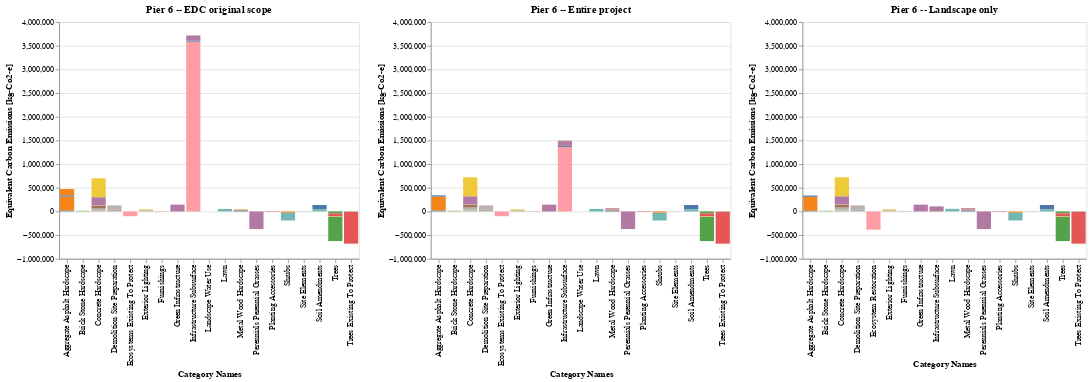

The notebook cell saved with this chart:
### Code cell
all_chart = (charts[0] | charts[1] | charts[2]).resolve_scale(y="shared").resolve_legend()
all_chart.show()

### Figure 1 — Vega-Lite specification as saved in the notebook (floating-point values rounded to 4 significant figures)
{"config": {"view": {"continuousWidth": 300, "continuousHeight": 300}}, "hconcat": [{"data": {"name": "data-85a9582e242a688df21bfc2e83b6c153"}, "mark": {"type": "bar"}, "encoding": {"color": {"field": "ELEMENT", "legend": null, "type": "nominal"}, "tooltip": {"field": "ELEMENT", "type": "nominal"}, "x": {"field": "CATEGORY", "title": "Category Names", "type": "nominal"}, "y": {"aggregate": "sum", "field": "VALUE", "title": "Equivalent Carbon Emissions [kg-Co2-e]", "type": "quantitative"}}, "title": "Pier 6 -- EDC original scope"}, {"data": {"name": "data-f2a07fec17ceeb18186ce2de51836af1"}, "mark": {"type": "bar"}, "encoding": {"color": {"field": "ELEMENT", "legend": null, "type": "nominal"}, "tooltip": {"field": "ELEMENT", "type": "nominal"}, "x": {"field": "CATEGORY", "title": "Category Names", "type": "nominal"}, "y": {"aggregate": "sum", "field": "VALUE", "title": "Equivalent Carbon Emissions [kg-Co2-e]", "type": "quantitative"}}, "title": "Pier 6 -- Entire project"}, {"data": {"name": "data-1a9c3181b8dec73fa213e1f522f99be2"}, "mark": {"type": "bar"}, "encoding": {"color": {"field": "ELEMENT", "legend": null, "type": "nominal"}, "tooltip": {"field": "ELEMENT", "type": "nominal"}, "x": {"field": "CATEGORY", "title": "Category Names", "type": "nominal"}, "y": {"aggregate": "sum", "field": "VALUE", "title": "Equivalent Carbon Emissions [kg-Co2-e]", "type": "quantitative"}}, "title": "Pier 6 -- Landscape only"}], "resolve": {"legend": {}, "scale": {"y": "shared"}}, "$schema": "https://vega.github.io/schema/vega-lite/v5.20.1.json", "datasets": {"data-85a9582e242a688df21bfc2e83b6c153": [{"SECTION": "Carbon Impact", "TYPE": "Embodied Carbon Emissions", "CATEGORY": "Aggregate Asphalt Hardscape", "ELEMENT": "Rip-rap (Armor Rock)", "VALUE": 298086, "UNIT": "kgCO₂e"}, {"SECTION": "Carbon Impact", "TYPE": "Embodied Carbon Emissions", "CATEGORY": "Aggregate Asphalt Hardscape", "ELEMENT": "Stabilized Crushed Stone Paving - 4\" (100mm) Depth", "VALUE": 15684, "UNIT": "kgCO₂e"}, {"SECTION": "Carbon Impact", "TYPE": "Embodied Carbon Emissions", "CATEGORY": "Aggregate Asphalt Hardscape", "ELEMENT": "Compacted Aggregate Base", "VALUE": 26084, "UNIT": "kgCO₂e"}, {"SECTION": "Carbon Impact", "TYPE": "Embodied Carbon Emissions", "CATEGORY": "Aggregate Asphalt Hardscape", "ELEMENT": "Asphalt Paving", "VALUE": 133262, "UNIT": "kgCO₂e"}, {"SECTION": "Carbon Impact", "TYPE": "Embodied Carbon Emissions", "CATEGORY": "Brick Stone Hardscape", "ELEMENT": "Stone Steps", "VALUE": 5061, "UNIT": "kgCO₂e"}, {"SECTION": "Carbon Impact", "TYPE": "Embodied Carbon Emissions", "CATEGORY": "Brick Stone Hardscape", "ELEMENT": "Stone Paving or Pavers", "VALUE": 8166, "UNIT": "kgCO₂e"}, {"SECTION": "Carbon Impact", "TYPE": "Embodied Carbon Emissions", "CATEGORY": "Concrete Hardscape", "ELEMENT": "Cast-in-Place Concrete Paving", "VALUE": 324784, "UNIT": "kgCO₂e"}, {"SECTION": "Carbon Impact", "TYPE": "Embodied Carbon Emissions", "CATEGORY": "Concrete Hardscape", "ELEMENT": "Precast Concrete Unit Pavers", "VALUE": 43546, "UNIT": "kgCO₂e"}, {"SECTION": "Carbon Impact", "TYPE": "Embodied Carbon Emissions", "CATEGORY": "Concrete Hardscape", "ELEMENT": "Cast-in-Place Concrete Paving", "VALUE": 78609, "UNIT": "kgCO₂e"}, {"SECTION": "Carbon Impact", "TYPE": "Embodied Carbon Emissions", "CATEGORY": "Concrete Hardscape", "ELEMENT": "Welded Wire Mesh (Fabric) Reinforcement", "VALUE": 20359, "UNIT": "kgCO₂e"}, {"SECTION": "Carbon Impact", "TYPE": "Embodied Carbon Emissions", "CATEGORY": "Concrete Hardscape", "ELEMENT": "Cast-in-Place Concrete Wall", "VALUE": 3823, "UNIT": "kgCO₂e"}, {"SECTION": "Carbon Impact", "TYPE": "Embodied Carbon Emissions", "CATEGORY": "Concrete Hardscape", "ELEMENT": "Precast Concrete Stairs", "VALUE": 60525, "UNIT": "kgCO₂e"}, {"SECTION": "Carbon Impact", "TYPE": "Embodied Carbon Emissions", "CATEGORY": "Concrete Hardscape", "ELEMENT": "Cast-in-Place Concrete Spread Footing (Foundation)", "VALUE": 166264, "UNIT": "kgCO₂e"}, {"SECTION": "Carbon Impact", "TYPE": "Embodied Carbon Emissions", "CATEGORY": "Concrete Hardscape", "ELEMENT": "Cast-in-Place Concrete Wall", "VALUE": 4092, "UNIT": "kgCO₂e"}, {"SECTION": "Carbon Impact", "TYPE": "Embodied Carbon Emissions", "CATEGORY": "Demolition Site Preparation", "ELEMENT": "Concrete Paving or Slab Demolition", "VALUE": 8308, "UNIT": "kgCO₂e"}, {"SECTION": "Carbon Impact", "TYPE": "Embodied Carbon Emissions", "CATEGORY": "Demolition Site Preparation", "ELEMENT": "Clearing and Grubbing", "VALUE": 91285, "UNIT": "kgCO₂e"}, {"SECTION": "Carbon Impact", "TYPE": "Embodied Carbon Emissions", "CATEGORY": "Demolition Site Preparation", "ELEMENT": "Site Regrading", "VALUE": 17803, "UNIT": "kgCO₂e"}, {"SECTION": "Carbon Impact", "TYPE": "Embodied Carbon Emissions", "CATEGORY": "Demolition Site Preparation", "ELEMENT": "Removal of Site Soil (off-haul)", "VALUE": 8034, "UNIT": "kgCO₂e"}, {"SECTION": "Carbon Impact", "TYPE": "Embodied Carbon Emissions", "CATEGORY": "Demolition Site Preparation", "ELEMENT": "Trenching and Backfilling", "VALUE": 2225, "UNIT": "kgCO₂e"}, {"SECTION": "Carbon Impact", "TYPE": "Embodied Carbon Emissions", "CATEGORY": "Exterior Lighting", "ELEMENT": "Light Pole Luminaire", "VALUE": 25155, "UNIT": "kgCO₂e"}, {"SECTION": "Carbon Impact", "TYPE": "Embodied Carbon Emissions", "CATEGORY": "Exterior Lighting", "ELEMENT": "Galvanized Steel Light Pole", "VALUE": 18816, "UNIT": "kgCO₂e"}, {"SECTION": "Carbon Impact", "TYPE": "Embodied Carbon Emissions", "CATEGORY": "Furnishings", "ELEMENT": "STRIPES bench (semi-circle, closed)", "VALUE": 2222, "UNIT": "kgCO₂e"}, {"SECTION": "Carbon Impact", "TYPE": "Embodied Carbon Emissions", "CATEGORY": "Furnishings", "ELEMENT": "CITY litter bin (150L curved)", "VALUE": 2199, "UNIT": "kgCO₂e"}, {"SECTION": "Carbon Impact", "TYPE": "Embodied Carbon Emissions", "CATEGORY": "Furnishings", "ELEMENT": "BERG picnic table", "VALUE": 1648, "UNIT": "kgCO₂e"}, {"SECTION": "Carbon Impact", "TYPE": "Embodied Carbon Emissions", "CATEGORY": "Green Infrastructure", "ELEMENT": "Swale", "VALUE": 144227, "UNIT": "kgCO₂e"}, {"SECTION": "Carbon Impact", "TYPE": "Embodied Carbon Emissions", "CATEGORY": "Infrastructure Subsurface", "ELEMENT": "Sheet Pile", "VALUE": 3585625, "UNIT": "kgCO₂e"}, {"SECTION": "Carbon Impact", "TYPE": "Embodied Carbon Emissions", "CATEGORY": "Infrastructure Subsurface", "ELEMENT": "Silt Fence", "VALUE": 100, "UNIT": "kgCO₂e"}, {"SECTION": "Carbon Impact", "TYPE": "Embodied Carbon Emissions", "CATEGORY": "Infrastructure Subsurface", "ELEMENT": "Gravel", "VALUE": 99982, "UNIT": "kgCO₂e"}, {"SECTION": "Carbon Impact", "TYPE": "Embodied Carbon Emissions", "CATEGORY": "Infrastructure Subsurface", "ELEMENT": "Electrical Conduit", "VALUE": 11077, "UNIT": "kgCO₂e"}, {"SECTION": "Carbon Impact", "TYPE": "Embodied Carbon Emissions", "CATEGORY": "Infrastructure Subsurface", "ELEMENT": "Irrigation Lateral Line", "VALUE": 4788, "UNIT": "kgCO₂e"}, {"SECTION": "Carbon Impact", "TYPE": "Embodied Carbon Emissions", "CATEGORY": "Infrastructure Subsurface", "ELEMENT": "Catch Basin - Plastic", "VALUE": 1848, "UNIT": "kgCO₂e"}, {"SECTION": "Carbon Impact", "TYPE": "Embodied Carbon Emissions", "CATEGORY": "Infrastructure Subsurface", "ELEMENT": "Perforated Drain Pipe", "VALUE": 1257, "UNIT": "kgCO₂e"}, {"SECTION": "Carbon Impact", "TYPE": "Embodied Carbon Emissions", "CATEGORY": "Infrastructure Subsurface", "ELEMENT": "Electrical Transformer Vault", "VALUE": 157, "UNIT": "kgCO₂e"}, {"SECTION": "Carbon Impact", "TYPE": "Embodied Carbon Emissions", "CATEGORY": "Infrastructure Subsurface", "ELEMENT": "Irrigation Gate Valve", "VALUE": 247, "UNIT": "kgCO₂e"}, {"SECTION": "Carbon Impact", "TYPE": "Embodied Carbon Emissions", "CATEGORY": "Infrastructure Subsurface", "ELEMENT": "Maintenance Hole Cover", "VALUE": 0, "UNIT": "kgCO₂e"}, {"SECTION": "Carbon Impact", "TYPE": "Embodied Carbon Emissions", "CATEGORY": "Infrastructure Subsurface", "ELEMENT": "Maintenance Hole - 48\" Diameter", "VALUE": 19521, "UNIT": "kgCO₂e"}, {"SECTION": "Carbon Impact", "TYPE": "Embodied Carbon Emissions", "CATEGORY": "Infrastructure Subsurface", "ELEMENT": "Drainage Pipe - Typical", "VALUE": 290, "UNIT": "kgCO₂e"}, {"SECTION": "Carbon Impact", "TYPE": "Embodied Carbon Emissions", "CATEGORY": "Metal Wood Hardscape", "ELEMENT": "Steel Guardrail", "VALUE": 14345, "UNIT": "kgCO₂e"}, {"SECTION": "Carbon Impact", "TYPE": "Embodied Carbon Emissions", "CATEGORY": "Metal Wood Hardscape", "ELEMENT": "Steel Handrail", "VALUE": 1119, "UNIT": "kgCO₂e"}, {"SECTION": "Carbon Impact", "TYPE": "Embodied Carbon Emissions", "CATEGORY": "Metal Wood Hardscape", "ELEMENT": "Wood Post", "VALUE": 19032, "UNIT": "kgCO₂e"}, {"SECTION": "Carbon Impact", "TYPE": "Embodied Carbon Emissions", "CATEGORY": "Metal Wood Hardscape", "ELEMENT": "Steel Guardrail", "VALUE": 6735, "UNIT": "kgCO₂e"}, {"SECTION": "Carbon Impact", "TYPE": "Embodied Carbon Emissions", "CATEGORY": "Planting Accessories", "ELEMENT": "Metal Edge Restraint", "VALUE": 9130, "UNIT": "kgCO₂e"}, {"SECTION": "Carbon Impact", "TYPE": "Embodied Carbon Emissions", "CATEGORY": "Site Elements", "ELEMENT": "Stone Boulders", "VALUE": 4613, "UNIT": "kgCO₂e"}, {"SECTION": "Carbon Impact", "TYPE": "Embodied Carbon Emissions", "CATEGORY": "Soil Amendments", "ELEMENT": "Amended Planting Soil", "VALUE": 88228, "UNIT": "kgCO₂e"}, {"SECTION": "Carbon Impact", "TYPE": "Embodied Carbon Emissions", "CATEGORY": "Soil Amendments", "ELEMENT": "Biofiltration Soil 70-15-15", "VALUE": 48058, "UNIT": "kgCO₂e"}, {"SECTION": "Carbon Impact", "TYPE": "Biogenic (Sequestration + Emissions)", "CATEGORY": "Ecosystems Existing To Protect", "ELEMENT": "Temperate Continental Forest", "VALUE": -100145, "UNIT": "kgCO₂e"}, {"SECTION": "Carbon Impact", "TYPE": "Biogenic (Sequestration + Emissions)", "CATEGORY": "Lawn", "ELEMENT": "Moderate Management Lawn", "VALUE": 52754, "UNIT": "kgCO₂e"}, {"SECTION": "Carbon Impact", "TYPE": "Biogenic (Sequestration + Emissions)", "CATEGORY": "Perennials Perennial Grasses", "ELEMENT": "Perennials / Perennial Grasses", "VALUE": -297923, "UNIT": "kgCO₂e"}, {"SECTION": "Carbon Impact", "TYPE": "Biogenic (Sequestration + Emissions)", "CATEGORY": "Perennials Perennial Grasses", "ELEMENT": "Perennials / Perennial Grasses", "VALUE": -74328, "UNIT": "kgCO₂e"}, {"SECTION": "Carbon Impact", "TYPE": "Biogenic (Sequestration + Emissions)", "CATEGORY": "Shrubs", "ELEMENT": "Deciduous Large Shrub", "VALUE": -167760, "UNIT": "kgCO₂e"}, {"SECTION": "Carbon Impact", "TYPE": "Biogenic (Sequestration + Emissions)", "CATEGORY": "Shrubs", "ELEMENT": "Evergreen Large Shrub", "VALUE": -23340, "UNIT": "kgCO₂e"}, {"SECTION": "Carbon Impact", "TYPE": "Biogenic (Sequestration + Emissions)", "CATEGORY": "Trees", "ELEMENT": "Deciduous Large Tree", "VALUE": -423290, "UNIT": "kgCO₂e"}, {"SECTION": "Carbon Impact", "TYPE": "Biogenic (Sequestration + Emissions)", "CATEGORY": "Trees", "ELEMENT": "Deciduous Medium Tree", "VALUE": -10720, "UNIT": "kgCO₂e"}, {"SECTION": "Carbon Impact", "TYPE": "Biogenic (Sequestration + Emissions)", "CATEGORY": "Trees", "ELEMENT": "Evergreen Medium Tree", "VALUE": -41745, "UNIT": "kgCO₂e"}, {"SECTION": "Carbon Impact", "TYPE": "Biogenic (Sequestration + Emissions)", "CATEGORY": "Trees", "ELEMENT": "Deciduous Large Tree", "VALUE": -90998, "UNIT": "kgCO₂e"}, {"SECTION": "Carbon Impact", "TYPE": "Biogenic (Sequestration + Emissions)", "CATEGORY": "Trees", "ELEMENT": "Evergreen Large Tree", "VALUE": -59275, "UNIT": "kgCO₂e"}, {"SECTION": "Carbon Impact", "TYPE": "Biogenic (Sequestration + Emissions)", "CATEGORY": "Trees Existing To Protect", "ELEMENT": "Deciduous Large (~16-20yrs)", "VALUE": -675130, "UNIT": "kgCO₂e"}, {"SECTION": "Carbon Impact", "TYPE": "Biogenic (Sequestration + Emissions)", "CATEGORY": "Trees Existing To Protect", "ELEMENT": "Evergreen Medium (~11-15yrs)", "VALUE": -4820, "UNIT": "kgCO₂e"}, {"SECTION": "Carbon Impact", "TYPE": "Operational Emissions", "CATEGORY": "Landscape Water Use", "ELEMENT": "Moderate Water Use", "VALUE": 0, "UNIT": "kgCO₂e"}, {"SECTION": "Carbon Impact", "TYPE": "Operational Emissions", "CATEGORY": "Landscape Water Use", "ELEMENT": "Electric Trimmers / Edgers / Cutters", "VALUE": 0, "UNIT": "kgCO₂e"}, {"SECTION": "Carbon Impact", "TYPE": "Operational Emissions", "CATEGORY": "Landscape Water Use", "ELEMENT": "Organic Mulch Yearly Reapplication", "VALUE": 0, "UNIT": "kgCO₂e"}], "data-f2a07fec17ceeb18186ce2de51836af1": [{"SECTION": "Carbon Impact", "TYPE": "Embodied Carbon Emissions", "CATEGORY": "Aggregate Asphalt Hardscape", "ELEMENT": "Rip-rap (Armor Rock)", "VALUE": 298086, "UNIT": "kgCO₂e"}, {"SECTION": "Carbon Impact", "TYPE": "Embodied Carbon Emissions", "CATEGORY": "Aggregate Asphalt Hardscape", "ELEMENT": "Stabilized Crushed Stone Paving - 4\" (100mm) Depth", "VALUE": 15684, "UNIT": "kgCO₂e"}, {"SECTION": "Carbon Impact", "TYPE": "Embodied Carbon Emissions", "CATEGORY": "Aggregate Asphalt Hardscape", "ELEMENT": "Compacted Aggregate Base", "VALUE": 26084, "UNIT": "kgCO₂e"}, {"SECTION": "Carbon Impact", "TYPE": "Embodied Carbon Emissions", "CATEGORY": "Brick Stone Hardscape", "ELEMENT": "Stone Steps", "VALUE": 5061, "UNIT": "kgCO₂e"}, {"SECTION": "Carbon Impact", "TYPE": "Embodied Carbon Emissions", "CATEGORY": "Brick Stone Hardscape", "ELEMENT": "Stone Paving or Pavers", "VALUE": 8166, "UNIT": "kgCO₂e"}, {"SECTION": "Carbon Impact", "TYPE": "Embodied Carbon Emissions", "CATEGORY": "Concrete Hardscape", "ELEMENT": "Cast-in-Place Concrete Paving", "VALUE": 324784, "UNIT": "kgCO₂e"}, {"SECTION": "Carbon Impact", "TYPE": "Embodied Carbon Emissions", "CATEGORY": "Concrete Hardscape", "ELEMENT": "Precast Concrete Unit Pavers", "VALUE": 43546, "UNIT": "kgCO₂e"}, {"SECTION": "Carbon Impact", "TYPE": "Embodied Carbon Emissions", "CATEGORY": "Concrete Hardscape", "ELEMENT": "Cast-in-Place Concrete Paving", "VALUE": 78609, "UNIT": "kgCO₂e"}, {"SECTION": "Carbon Impact", "TYPE": "Embodied Carbon Emissions", "CATEGORY": "Concrete Hardscape", "ELEMENT": "Welded Wire Mesh (Fabric) Reinforcement", "VALUE": 20359, "UNIT": "kgCO₂e"}, {"SECTION": "Carbon Impact", "TYPE": "Embodied Carbon Emissions", "CATEGORY": "Concrete Hardscape", "ELEMENT": "Salvaged Concrete Paving", "VALUE": 3922, "UNIT": "kgCO₂e"}, {"SECTION": "Carbon Impact", "TYPE": "Embodied Carbon Emissions", "CATEGORY": "Concrete Hardscape", "ELEMENT": "Salvaged Concrete Steps", "VALUE": 1907, "UNIT": "kgCO₂e"}, {"SECTION": "Carbon Impact", "TYPE": "Embodied Carbon Emissions", "CATEGORY": "Concrete Hardscape", "ELEMENT": "Salvaged Concrete Wall", "VALUE": 3358, "UNIT": "kgCO₂e"}, {"SECTION": "Carbon Impact", "TYPE": "Embodied Carbon Emissions", "CATEGORY": "Concrete Hardscape", "ELEMENT": "Cast-in-Place Concrete Wall", "VALUE": 3823, "UNIT": "kgCO₂e"}, {"SECTION": "Carbon Impact", "TYPE": "Embodied Carbon Emissions", "CATEGORY": "Concrete Hardscape", "ELEMENT": "Salvaged Concrete Paving", "VALUE": 10148, "UNIT": "kgCO₂e"}, {"SECTION": "Carbon Impact", "TYPE": "Embodied Carbon Emissions", "CATEGORY": "Concrete Hardscape", "ELEMENT": "Precast Concrete Stairs", "VALUE": 60525, "UNIT": "kgCO₂e"}, {"SECTION": "Carbon Impact", "TYPE": "Embodied Carbon Emissions", "CATEGORY": "Concrete Hardscape", "ELEMENT": "Cast-in-Place Concrete Spread Footing (Foundation)", "VALUE": 166264, "UNIT": "kgCO₂e"}, {"SECTION": "Carbon Impact", "TYPE": "Embodied Carbon Emissions", "CATEGORY": "Concrete Hardscape", "ELEMENT": "Cast-in-Place Concrete Wall", "VALUE": 4092, "UNIT": "kgCO₂e"}, {"SECTION": "Carbon Impact", "TYPE": "Embodied Carbon Emissions", "CATEGORY": "Demolition Site Preparation", "ELEMENT": "Concrete Paving or Slab Demolition", "VALUE": 8308, "UNIT": "kgCO₂e"}, {"SECTION": "Carbon Impact", "TYPE": "Embodied Carbon Emissions", "CATEGORY": "Demolition Site Preparation", "ELEMENT": "Clearing and Grubbing", "VALUE": 91285, "UNIT": "kgCO₂e"}, {"SECTION": "Carbon Impact", "TYPE": "Embodied Carbon Emissions", "CATEGORY": "Demolition Site Preparation", "ELEMENT": "Site Regrading", "VALUE": 17803, "UNIT": "kgCO₂e"}, {"SECTION": "Carbon Impact", "TYPE": "Embodied Carbon Emissions", "CATEGORY": "Demolition Site Preparation", "ELEMENT": "Removal of Site Soil (off-haul)", "VALUE": 8034, "UNIT": "kgCO₂e"}, {"SECTION": "Carbon Impact", "TYPE": "Embodied Carbon Emissions", "CATEGORY": "Demolition Site Preparation", "ELEMENT": "Trenching and Backfilling", "VALUE": 2225, "UNIT": "kgCO₂e"}, {"SECTION": "Carbon Impact", "TYPE": "Embodied Carbon Emissions", "CATEGORY": "Exterior Lighting", "ELEMENT": "Light Pole Luminaire", "VALUE": 25155, "UNIT": "kgCO₂e"}, {"SECTION": "Carbon Impact", "TYPE": "Embodied Carbon Emissions", "CATEGORY": "Exterior Lighting", "ELEMENT": "Galvanized Steel Light Pole", "VALUE": 18816, "UNIT": "kgCO₂e"}, {"SECTION": "Carbon Impact", "TYPE": "Embodied Carbon Emissions", "CATEGORY": "Furnishings", "ELEMENT": "STRIPES bench (semi-circle, closed)", "VALUE": 2222, "UNIT": "kgCO₂e"}, {"SECTION": "Carbon Impact", "TYPE": "Embodied Carbon Emissions", "CATEGORY": "Furnishings", "ELEMENT": "CITY litter bin (150L curved)", "VALUE": 2199, "UNIT": "kgCO₂e"}, {"SECTION": "Carbon Impact", "TYPE": "Embodied Carbon Emissions", "CATEGORY": "Furnishings", "ELEMENT": "BERG picnic table", "VALUE": 1648, "UNIT": "kgCO₂e"}, {"SECTION": "Carbon Impact", "TYPE": "Embodied Carbon Emissions", "CATEGORY": "Green Infrastructure", "ELEMENT": "Swale", "VALUE": 144227, "UNIT": "kgCO₂e"}, {"SECTION": "Carbon Impact", "TYPE": "Embodied Carbon Emissions", "CATEGORY": "Infrastructure Subsurface", "ELEMENT": "Sheet Pile", "VALUE": 1360463, "UNIT": "kgCO₂e"}, {"SECTION": "Carbon Impact", "TYPE": "Embodied Carbon Emissions", "CATEGORY": "Infrastructure Subsurface", "ELEMENT": "Silt Fence", "VALUE": 100, "UNIT": "kgCO₂e"}, {"SECTION": "Carbon Impact", "TYPE": "Embodied Carbon Emissions", "CATEGORY": "Infrastructure Subsurface", "ELEMENT": "Gravel", "VALUE": 99982, "UNIT": "kgCO₂e"}, {"SECTION": "Carbon Impact", "TYPE": "Embodied Carbon Emissions", "CATEGORY": "Infrastructure Subsurface", "ELEMENT": "Electrical Conduit", "VALUE": 11077, "UNIT": "kgCO₂e"}, {"SECTION": "Carbon Impact", "TYPE": "Embodied Carbon Emissions", "CATEGORY": "Infrastructure Subsurface", "ELEMENT": "Irrigation Lateral Line", "VALUE": 4788, "UNIT": "kgCO₂e"}, {"SECTION": "Carbon Impact", "TYPE": "Embodied Carbon Emissions", "CATEGORY": "Infrastructure Subsurface", "ELEMENT": "Catch Basin - Plastic", "VALUE": 1848, "UNIT": "kgCO₂e"}, {"SECTION": "Carbon Impact", "TYPE": "Embodied Carbon Emissions", "CATEGORY": "Infrastructure Subsurface", "ELEMENT": "Perforated Drain Pipe", "VALUE": 1257, "UNIT": "kgCO₂e"}, {"SECTION": "Carbon Impact", "TYPE": "Embodied Carbon Emissions", "CATEGORY": "Infrastructure Subsurface", "ELEMENT": "Electrical Transformer Vault", "VALUE": 157, "UNIT": "kgCO₂e"}, {"SECTION": "Carbon Impact", "TYPE": "Embodied Carbon Emissions", "CATEGORY": "Infrastructure Subsurface", "ELEMENT": "Irrigation Gate Valve", "VALUE": 247, "UNIT": "kgCO₂e"}, {"SECTION": "Carbon Impact", "TYPE": "Embodied Carbon Emissions", "CATEGORY": "Infrastructure Subsurface", "ELEMENT": "Maintenance Hole Cover", "VALUE": 0, "UNIT": "kgCO₂e"}, {"SECTION": "Carbon Impact", "TYPE": "Embodied Carbon Emissions", "CATEGORY": "Infrastructure Subsurface", "ELEMENT": "Maintenance Hole - 48\" Diameter", "VALUE": 19521, "UNIT": "kgCO₂e"}, {"SECTION": "Carbon Impact", "TYPE": "Embodied Carbon Emissions", "CATEGORY": "Infrastructure Subsurface", "ELEMENT": "Drainage Pipe - Typical", "VALUE": 290, "UNIT": "kgCO₂e"}, {"SECTION": "Carbon Impact", "TYPE": "Embodied Carbon Emissions", "CATEGORY": "Metal Wood Hardscape", "ELEMENT": "Steel Guardrail", "VALUE": 14345, "UNIT": "kgCO₂e"}, {"SECTION": "Carbon Impact", "TYPE": "Embodied Carbon Emissions", "CATEGORY": "Metal Wood Hardscape", "ELEMENT": "Steel Handrail", "VALUE": 1119, "UNIT": "kgCO₂e"}, {"SECTION": "Carbon Impact", "TYPE": "Embodied Carbon Emissions", "CATEGORY": "Metal Wood Hardscape", "ELEMENT": "Decking", "VALUE": 25565, "UNIT": "kgCO₂e"}, {"SECTION": "Carbon Impact", "TYPE": "Embodied Carbon Emissions", "CATEGORY": "Metal Wood Hardscape", "ELEMENT": "Wood Post", "VALUE": 19032, "UNIT": "kgCO₂e"}, {"SECTION": "Carbon Impact", "TYPE": "Embodied Carbon Emissions", "CATEGORY": "Metal Wood Hardscape", "ELEMENT": "Salvaged Wood", "VALUE": 342, "UNIT": "kgCO₂e"}, {"SECTION": "Carbon Impact", "TYPE": "Embodied Carbon Emissions", "CATEGORY": "Metal Wood Hardscape", "ELEMENT": "Steel Guardrail", "VALUE": 6735, "UNIT": "kgCO₂e"}, {"SECTION": "Carbon Impact", "TYPE": "Embodied Carbon Emissions", "CATEGORY": "Metal Wood Hardscape", "ELEMENT": "Wood Post", "VALUE": 0, "UNIT": "kgCO₂e"}, {"SECTION": "Carbon Impact", "TYPE": "Embodied Carbon Emissions", "CATEGORY": "Metal Wood Hardscape", "ELEMENT": "Wood Post", "VALUE": 0, "UNIT": "kgCO₂e"}, {"SECTION": "Carbon Impact", "TYPE": "Embodied Carbon Emissions", "CATEGORY": "Planting Accessories", "ELEMENT": "Metal Edge Restraint", "VALUE": 9130, "UNIT": "kgCO₂e"}, {"SECTION": "Carbon Impact", "TYPE": "Embodied Carbon Emissions", "CATEGORY": "Site Elements", "ELEMENT": "Stone Boulders", "VALUE": 4613, "UNIT": "kgCO₂e"}, {"SECTION": "Carbon Impact", "TYPE": "Embodied Carbon Emissions", "CATEGORY": "Soil Amendments", "ELEMENT": "Amended Planting Soil", "VALUE": 88228, "UNIT": "kgCO₂e"}, {"SECTION": "Carbon Impact", "TYPE": "Embodied Carbon Emissions", "CATEGORY": "Soil Amendments", "ELEMENT": "Biofiltration Soil 70-15-15", "VALUE": 48058, "UNIT": "kgCO₂e"}, {"SECTION": "Carbon Impact", "TYPE": "Biogenic (Sequestration + Emissions)", "CATEGORY": "Ecosystems Existing To Protect", "ELEMENT": "Temperate Continental Forest", "VALUE": -100145, "UNIT": "kgCO₂e"}, {"SECTION": "Carbon Impact", "TYPE": "Biogenic (Sequestration + Emissions)", "CATEGORY": "Lawn", "ELEMENT": "Moderate Management Lawn", "VALUE": 52754, "UNIT": "kgCO₂e"}, {"SECTION": "Carbon Impact", "TYPE": "Biogenic (Sequestration + Emissions)", "CATEGORY": "Perennials Perennial Grasses", "ELEMENT": "Perennials / Perennial Grasses", "VALUE": -297923, "UNIT": "kgCO₂e"}, {"SECTION": "Carbon Impact", "TYPE": "Biogenic (Sequestration + Emissions)", "CATEGORY": "Perennials Perennial Grasses", "ELEMENT": "Perennials / Perennial Grasses", "VALUE": -74328, "UNIT": "kgCO₂e"}, {"SECTION": "Carbon Impact", "TYPE": "Biogenic (Sequestration + Emissions)", "CATEGORY": "Shrubs", "ELEMENT": "Deciduous Large Shrub", "VALUE": -167760, "UNIT": "kgCO₂e"}, {"SECTION": "Carbon Impact", "TYPE": "Biogenic (Sequestration + Emissions)", "CATEGORY": "Shrubs", "ELEMENT": "Evergreen Large Shrub", "VALUE": -23340, "UNIT": "kgCO₂e"}, {"SECTION": "Carbon Impact", "TYPE": "Biogenic (Sequestration + Emissions)", "CATEGORY": "Trees", "ELEMENT": "Deciduous Large Tree", "VALUE": -423290, "UNIT": "kgCO₂e"}, {"SECTION": "Carbon Impact", "TYPE": "Biogenic (Sequestration + Emissions)", "CATEGORY": "Trees", "ELEMENT": "Deciduous Medium Tree", "VALUE": -10720, "UNIT": "kgCO₂e"}, {"SECTION": "Carbon Impact", "TYPE": "Biogenic (Sequestration + Emissions)", "CATEGORY": "Trees", "ELEMENT": "Evergreen Medium Tree", "VALUE": -41745, "UNIT": "kgCO₂e"}, {"SECTION": "Carbon Impact", "TYPE": "Biogenic (Sequestration + Emissions)", "CATEGORY": "Trees", "ELEMENT": "Deciduous Large Tree", "VALUE": -90998, "UNIT": "kgCO₂e"}, {"SECTION": "Carbon Impact", "TYPE": "Biogenic (Sequestration + Emissions)", "CATEGORY": "Trees", "ELEMENT": "Evergreen Large Tree", "VALUE": -59275, "UNIT": "kgCO₂e"}, {"SECTION": "Carbon Impact", "TYPE": "Biogenic (Sequestration + Emissions)", "CATEGORY": "Trees Existing To Protect", "ELEMENT": "Deciduous Large (~16-20yrs)", "VALUE": -675130, "UNIT": "kgCO₂e"}, {"SECTION": "Carbon Impact", "TYPE": "Biogenic (Sequestration + Emissions)", "CATEGORY": "Trees Existing To Protect", "ELEMENT": "Evergreen Medium (~11-15yrs)", "VALUE": -4820, "UNIT": "kgCO₂e"}, {"SECTION": "Carbon Impact", "TYPE": "Operational Emissions", "CATEGORY": "Landscape Water Use", "ELEMENT": "Moderate Water Use", "VALUE": 0, "UNIT": "kgCO₂e"}, {"SECTION": "Carbon Impact", "TYPE": "Operational Emissions", "CATEGORY": "Landscape Water Use", "ELEMENT": "Electric Trimmers / Edgers / Cutters", "VALUE": 0, "UNIT": "kgCO₂e"}, {"SECTION": "Carbon Impact", "TYPE": "Operational Emissions", "CATEGORY": "Landscape Water Use", "ELEMENT": "Organic Mulch Yearly Reapplication", "VALUE": 0, "UNIT": "kgCO₂e"}], "data-1a9c3181b8dec73fa213e1f522f99be2": [{"SECTION": "Carbon Impact", "TYPE": "Embodied Carbon Emissions", "CATEGORY": "Aggregate Asphalt Hardscape", "ELEMENT": "Rip-rap (Armor Rock)", "VALUE": 298086, "UNIT": "kgCO₂e"}, {"SECTION": "Carbon Impact", "TYPE": "Embodied Carbon Emissions", "CATEGORY": "Aggregate Asphalt Hardscape", "ELEMENT": "Stabilized Crushed Stone Paving - 4\" (100mm) Depth", "VALUE": 11885, "UNIT": "kgCO₂e"}, {"SECTION": "Carbon Impact", "TYPE": "Embodied Carbon Emissions", "CATEGORY": "Aggregate Asphalt Hardscape", "ELEMENT": "Compacted Aggregate Base", "VALUE": 26084, "UNIT": "kgCO₂e"}, {"SECTION": "Carbon Impact", "TYPE": "Embodied Carbon Emissions", "CATEGORY": "Brick Stone Hardscape", "ELEMENT": "Stone Steps", "VALUE": 5061, "UNIT": "kgCO₂e"}, {"SECTION": "Carbon Impact", "TYPE": "Embodied Carbon Emissions", "CATEGORY": "Brick Stone Hardscape", "ELEMENT": "Stone Paving or Pavers", "VALUE": 8166, "UNIT": "kgCO₂e"}, {"SECTION": "Carbon Impact", "TYPE": "Embodied Carbon Emissions", "CATEGORY": "Concrete Hardscape", "ELEMENT": "Cast-in-Place Concrete Paving", "VALUE": 324769, "UNIT": "kgCO₂e"}, {"SECTION": "Carbon Impact", "TYPE": "Embodied Carbon Emissions", "CATEGORY": "Concrete Hardscape", "ELEMENT": "Precast Concrete Unit Pavers", "VALUE": 43546, "UNIT": "kgCO₂e"}, {"SECTION": "Carbon Impact", "TYPE": "Embodied Carbon Emissions", "CATEGORY": "Concrete Hardscape", "ELEMENT": "Cast-in-Place Concrete Paving", "VALUE": 78609, "UNIT": "kgCO₂e"}, {"SECTION": "Carbon Impact", "TYPE": "Embodied Carbon Emissions", "CATEGORY": "Concrete Hardscape", "ELEMENT": "Welded Wire Mesh (Fabric) Reinforcement", "VALUE": 20359, "UNIT": "kgCO₂e"}, {"SECTION": "Carbon Impact", "TYPE": "Embodied Carbon Emissions", "CATEGORY": "Concrete Hardscape", "ELEMENT": "Salvaged Concrete Paving", "VALUE": 3922, "UNIT": "kgCO₂e"}, {"SECTION": "Carbon Impact", "TYPE": "Embodied Carbon Emissions", "CATEGORY": "Concrete Hardscape", "ELEMENT": "Salvaged Concrete Steps", "VALUE": 1907, "UNIT": "kgCO₂e"}, {"SECTION": "Carbon Impact", "TYPE": "Embodied Carbon Emissions", "CATEGORY": "Concrete Hardscape", "ELEMENT": "Salvaged Concrete Wall", "VALUE": 3358, "UNIT": "kgCO₂e"}, {"SECTION": "Carbon Impact", "TYPE": "Embodied Carbon Emissions", "CATEGORY": "Concrete Hardscape", "ELEMENT": "Cast-in-Place Concrete Wall", "VALUE": 3823, "UNIT": "kgCO₂e"}, {"SECTION": "Carbon Impact", "TYPE": "Embodied Carbon Emissions", "CATEGORY": "Concrete Hardscape", "ELEMENT": "Salvaged Concrete Paving", "VALUE": 10148, "UNIT": "kgCO₂e"}, {"SECTION": "Carbon Impact", "TYPE": "Embodied Carbon Emissions", "CATEGORY": "Concrete Hardscape", "ELEMENT": "Precast Concrete Stairs", "VALUE": 60525, "UNIT": "kgCO₂e"}, {"SECTION": "Carbon Impact", "TYPE": "Embodied Carbon Emissions", "CATEGORY": "Concrete Hardscape", "ELEMENT": "Cast-in-Place Concrete Spread Footing (Foundation)", "VALUE": 166264, "UNIT": "kgCO₂e"}, {"SECTION": "Carbon Impact", "TYPE": "Embodied Carbon Emissions", "CATEGORY": "Concrete Hardscape", "ELEMENT": "Cast-in-Place Concrete Wall", "VALUE": 4092, "UNIT": "kgCO₂e"}, {"SECTION": "Carbon Impact", "TYPE": "Embodied Carbon Emissions", "CATEGORY": "Demolition Site Preparation", "ELEMENT": "Concrete Paving or Slab Demolition", "VALUE": 8308, "UNIT": "kgCO₂e"}, {"SECTION": "Carbon Impact", "TYPE": "Embodied Carbon Emissions", "CATEGORY": "Demolition Site Preparation", "ELEMENT": "Clearing and Grubbing", "VALUE": 91285, "UNIT": "kgCO₂e"}, {"SECTION": "Carbon Impact", "TYPE": "Embodied Carbon Emissions", "CATEGORY": "Demolition Site Preparation", "ELEMENT": "Site Regrading", "VALUE": 17803, "UNIT": "kgCO₂e"}, {"SECTION": "Carbon Impact", "TYPE": "Embodied Carbon Emissions", "CATEGORY": "Demolition Site Preparation", "ELEMENT": "Removal of Site Soil (off-haul)", "VALUE": 8034, "UNIT": "kgCO₂e"}, {"SECTION": "Carbon Impact", "TYPE": "Embodied Carbon Emissions", "CATEGORY": "Demolition Site Preparation", "ELEMENT": "Trenching and Backfilling", "VALUE": 2225, "UNIT": "kgCO₂e"}, {"SECTION": "Carbon Impact", "TYPE": "Embodied Carbon Emissions", "CATEGORY": "Exterior Lighting", "ELEMENT": "Light Pole Luminaire", "VALUE": 25155, "UNIT": "kgCO₂e"}, {"SECTION": "Carbon Impact", "TYPE": "Embodied Carbon Emissions", "CATEGORY": "Exterior Lighting", "ELEMENT": "Galvanized Steel Light Pole", "VALUE": 18816, "UNIT": "kgCO₂e"}, {"SECTION": "Carbon Impact", "TYPE": "Embodied Carbon Emissions", "CATEGORY": "Furnishings", "ELEMENT": "STRIPES bench (semi-circle, closed)", "VALUE": 2222, "UNIT": "kgCO₂e"}, {"SECTION": "Carbon Impact", "TYPE": "Embodied Carbon Emissions", "CATEGORY": "Furnishings", "ELEMENT": "CITY litter bin (150L curved)", "VALUE": 2199, "UNIT": "kgCO₂e"}, {"SECTION": "Carbon Impact", "TYPE": "Embodied Carbon Emissions", "CATEGORY": "Furnishings", "ELEMENT": "BERG picnic table", "VALUE": 1648, "UNIT": "kgCO₂e"}, {"SECTION": "Carbon Impact", "TYPE": "Embodied Carbon Emissions", "CATEGORY": "Green Infrastructure", "ELEMENT": "Swale", "VALUE": 144227, "UNIT": "kgCO₂e"}, {"SECTION": "Carbon Impact", "TYPE": "Embodied Carbon Emissions", "CATEGORY": "Infrastructure Subsurface", "ELEMENT": "Gravel", "VALUE": 99982, "UNIT": "kgCO₂e"}, {"SECTION": "Carbon Impact", "TYPE": "Embodied Carbon Emissions", "CATEGORY": "Infrastructure Subsurface", "ELEMENT": "Electrical Conduit", "VALUE": 11077, "UNIT": "kgCO₂e"}, {"SECTION": "Carbon Impact", "TYPE": "Embodied Carbon Emissions", "CATEGORY": "Infrastructure Subsurface", "ELEMENT": "Irrigation Lateral Line", "VALUE": 4788, "UNIT": "kgCO₂e"}, {"SECTION": "Carbon Impact", "TYPE": "Embodied Carbon Emissions", "CATEGORY": "Metal Wood Hardscape", "ELEMENT": "Steel Guardrail", "VALUE": 14345, "UNIT": "kgCO₂e"}, {"SECTION": "Carbon Impact", "TYPE": "Embodied Carbon Emissions", "CATEGORY": "Metal Wood Hardscape", "ELEMENT": "Steel Handrail", "VALUE": 1119, "UNIT": "kgCO₂e"}, {"SECTION": "Carbon Impact", "TYPE": "Embodied Carbon Emissions", "CATEGORY": "Metal Wood Hardscape", "ELEMENT": "Decking", "VALUE": 25565, "UNIT": "kgCO₂e"}, {"SECTION": "Carbon Impact", "TYPE": "Embodied Carbon Emissions", "CATEGORY": "Metal Wood Hardscape", "ELEMENT": "Wood Post", "VALUE": 20762, "UNIT": "kgCO₂e"}, {"SECTION": "Carbon Impact", "TYPE": "Embodied Carbon Emissions", "CATEGORY": "Metal Wood Hardscape", "ELEMENT": "Salvaged Wood", "VALUE": 342, "UNIT": "kgCO₂e"}, {"SECTION": "Carbon Impact", "TYPE": "Embodied Carbon Emissions", "CATEGORY": "Metal Wood Hardscape", "ELEMENT": "Steel Guardrail", "VALUE": 6735, "UNIT": "kgCO₂e"}, {"SECTION": "Carbon Impact", "TYPE": "Embodied Carbon Emissions", "CATEGORY": "Planting Accessories", "ELEMENT": "Metal Edge Restraint", "VALUE": 9130, "UNIT": "kgCO₂e"}, {"SECTION": "Carbon Impact", "TYPE": "Embodied Carbon Emissions", "CATEGORY": "Site Elements", "ELEMENT": "Stone Boulders", "VALUE": 4613, "UNIT": "kgCO₂e"}, {"SECTION": "Carbon Impact", "TYPE": "Embodied Carbon Emissions", "CATEGORY": "Soil Amendments", "ELEMENT": "Amended Planting Soil", "VALUE": 88228, "UNIT": "kgCO₂e"}, {"SECTION": "Carbon Impact", "TYPE": "Embodied Carbon Emissions", "CATEGORY": "Soil Amendments", "ELEMENT": "Biofiltration Soil 70-15-15", "VALUE": 48058, "UNIT": "kgCO₂e"}, {"SECTION": "Carbon Impact", "TYPE": "Biogenic (Sequestration + Emissions)", "CATEGORY": "Ecosystem Restoration", "ELEMENT": "Temperate Continental Forest", "VALUE": -384523, "UNIT": "kgCO₂e"}, {"SECTION": "Carbon Impact", "TYPE": "Biogenic (Sequestration + Emissions)", "CATEGORY": "Lawn", "ELEMENT": "Moderate Management Lawn", "VALUE": 55593, "UNIT": "kgCO₂e"}, {"SECTION": "Carbon Impact", "TYPE": "Biogenic (Sequestration + Emissions)", "CATEGORY": "Perennials Perennial Grasses", "ELEMENT": "Perennials / Perennial Grasses", "VALUE": -297923, "UNIT": "kgCO₂e"}, {"SECTION": "Carbon Impact", "TYPE": "Biogenic (Sequestration + Emissions)", "CATEGORY": "Perennials Perennial Grasses", "ELEMENT": "Perennials / Perennial Grasses", "VALUE": -74328, "UNIT": "kgCO₂e"}, {"SECTION": "Carbon Impact", "TYPE": "Biogenic (Sequestration + Emissions)", "CATEGORY": "Shrubs", "ELEMENT": "Deciduous Large Shrub", "VALUE": -167760, "UNIT": "kgCO₂e"}, {"SECTION": "Carbon Impact", "TYPE": "Biogenic (Sequestration + Emissions)", "CATEGORY": "Shrubs", "ELEMENT": "Evergreen Large Shrub", "VALUE": -23340, "UNIT": "kgCO₂e"}, {"SECTION": "Carbon Impact", "TYPE": "Biogenic (Sequestration + Emissions)", "CATEGORY": "Trees", "ELEMENT": "Deciduous Large Tree", "VALUE": -423290, "UNIT": "kgCO₂e"}, {"SECTION": "Carbon Impact", "TYPE": "Biogenic (Sequestration + Emissions)", "CATEGORY": "Trees", "ELEMENT": "Deciduous Medium Tree", "VALUE": -10720, "UNIT": "kgCO₂e"}, {"SECTION": "Carbon Impact", "TYPE": "Biogenic (Sequestration + Emissions)", "CATEGORY": "Trees", "ELEMENT": "Evergreen Medium Tree", "VALUE": -41745, "UNIT": "kgCO₂e"}, {"SECTION": "Carbon Impact", "TYPE": "Biogenic (Sequestration + Emissions)", "CATEGORY": "Trees", "ELEMENT": "Deciduous Large Tree", "VALUE": -90998, "UNIT": "kgCO₂e"}, {"SECTION": "Carbon Impact", "TYPE": "Biogenic (Sequestration + Emissions)", "CATEGORY": "Trees", "ELEMENT": "Evergreen Large Tree", "VALUE": -59275, "UNIT": "kgCO₂e"}, {"SECTION": "Carbon Impact", "TYPE": "Biogenic (Sequestration + Emissions)", "CATEGORY": "Trees Existing To Protect", "ELEMENT": "Deciduous Large (~16-20yrs)", "VALUE": -675130, "UNIT": "kgCO₂e"}, {"SECTION": "Carbon Impact", "TYPE": "Biogenic (Sequestration + Emissions)", "CATEGORY": "Trees Existing To Protect", "ELEMENT": "Evergreen Medium (~11-15yrs)", "VALUE": -4820, "UNIT": "kgCO₂e"}]}}
